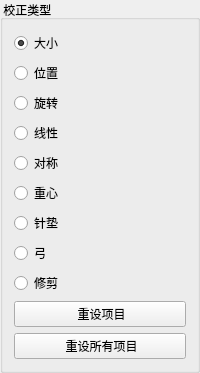
                <widget class="QGroupBox" name="groupBox_6">
                 <property name="maximumSize">
                  <size>
                   <width>200</width>
                   <height>400</height>
                  </size>
                 </property>
                 <property name="title">
                  <string> 校正类型</string>
                 </property>
                 <layout class="QVBoxLayout" name="verticalLayout_7">
                  <item>
                   <widget class="QRadioButton" name="size_radioButton">
                    <property name="text">
                     <string>大小</string>
                    </property>
                    <property name="checked">
                     <bool>true</bool>
                    </property>
                   </widget>
                  </item>
                  <item>
                   <widget class="QRadioButton" name="position_radioButton">
                    <property name="text">
                     <string>位置</string>
                    </property>
                   </widget>
                  </item>
                  <item>
                   <widget class="QRadioButton" name="rotation_radioButton">
                    <property name="text">
                     <string>旋转</string>
                    </property>
                   </widget>
                  </item>
                  <item>
                   <widget class="QRadioButton" name="linearity_radioButton">
                    <property name="text">
                     <string>线性</string>
                    </property>
                   </widget>
                  </item>
                  <item>
                   <widget class="QRadioButton" name="symmetry_radioButton">
                    <property name="text">
                     <string>对称</string>
                    </property>
                   </widget>
                  </item>
                  <item>
                   <widget class="QRadioButton" name="keystone_radioButton">
                    <property name="text">
                     <string>重心</string>
                    </property>
                   </widget>
                  </item>
                  <item>
                   <widget class="QRadioButton" name="pincushion_radioButton">
                    <property name="text">
                     <string>针垫</string>
                    </property>
                   </widget>
                  </item>
                  <item>
                   <widget class="QRadioButton" name="bow_radioButton">
                    <property name="text">
                     <string>弓</string>
                    </property>
                   </widget>
                  </item>
                  <item>
                   <widget class="QRadioButton" name="shear_radioButton">
                    <property name="text">
                     <string>修剪</string>
                    </property>
                   </widget>
                  </item>
                  <item>
                   <widget class="QPushButton" name="pushButton_13">
                    <property name="text">
                     <string> 重设项目</string>
                    </property>
                   </widget>
                  </item>
                  <item>
                   <widget class="QPushButton" name="pushButton_15">
                    <property name="text">
                     <string> 重设所有项目</string>
                    </property>
                   </widget>
                  </item>
                 </layout>
                </widget>
